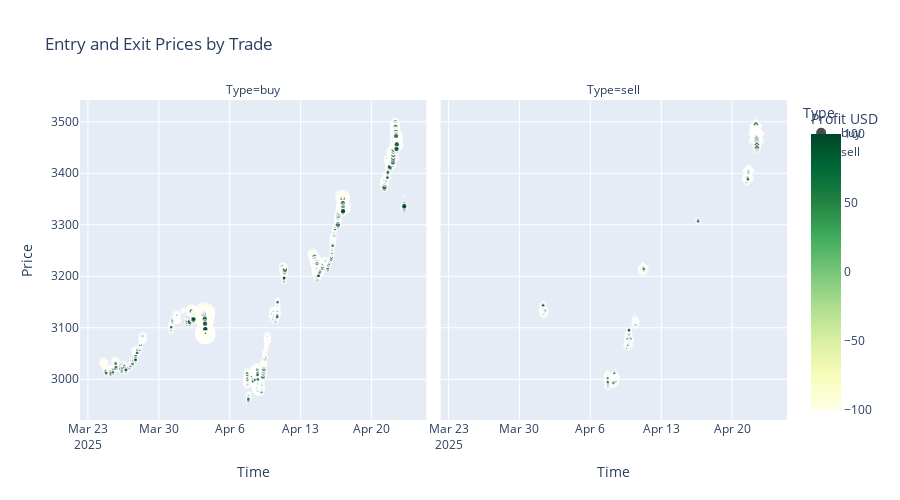

This figure's notebook cell:
### Code cell
import plotly.express as px
import pandas as pd

# Example DataFrame cleanup if not already done
df["Volume"] = pd.to_numeric(df["Volume"], errors="coerce")
df = df[df["Volume"].notna()]

# Melt the dataframe to show both Open and Close price as individual points
df_melted = df.melt(
    id_vars=["Open Time", "Close Time", "Type", "Profit USD"],
    value_vars=["Open Price", "Close Price"],
    var_name="Price Type",
    value_name="Price"
)

# Use Open Time for both points to align them visually
df_melted["Time"] = df_melted.apply(
    lambda row: row["Open Time"] if row["Price Type"] == "Open Price" else row["Close Time"],
    axis=1
)

# Color profit: positive = green, negative = red
df_melted["Profit Color"] = df_melted["Profit USD"].apply(
    lambda x: "green" if x >= 0 else "red")
df_melted["Profit Size"] = df_melted["Profit USD"].apply(
    lambda x: abs(x))

fig = px.scatter(
    df_melted,
    x="Time",
    y="Price",
    color="Profit USD",
    color_continuous_scale='YlGn',
    color_continuous_midpoint=0,  # This centers the color scale at 0
    range_color=[-100, 100],           # Set min/max of color range
    size="Profit Size",
    # color_continuous_scale=["red", "orange", "green"],
    symbol="Type",
    facet_col="Type",
    title="Entry and Exit Prices by Trade",
    hover_data=["Profit USD", "Type"]
)

fig.update_layout(height=500, xaxis_title="Time", yaxis_title="Price")
fig.show()

### Figure 1 — Plotly figure (JSON) as saved in the notebook; plotly's stock layout.template omitted (floating-point values rounded to 4 significant figures; data arrays with more than 128 entries replaced by an {"elided": "..."} marker saying what was removed)
{"data": [{"customdata": {"elided": "4610x2 mixed values"}, "hovertemplate": "Type=%{customdata[1]}<br>Time=%{x}<br>Price=%{y}<br>Profit Size=%{marker.size}<br>Profit USD=%{marker.color}<extra></extra>", "legendgroup": "buy", "marker": {"color": {"elided": "4610 int values"}, "coloraxis": "coloraxis", "size": {"elided": "4610 int values"}, "sizemode": "area", "sizeref": 20.43, "symbol": "circle"}, "mode": "markers", "name": "buy", "showlegend": true, "type": "scattergl", "x": {"elided": "4610 str values"}, "xaxis": "x", "y": {"elided": "4610 float values"}, "yaxis": "y"}, {"customdata": {"elided": "612x2 mixed values"}, "hovertemplate": "Type=%{customdata[1]}<br>Time=%{x}<br>Price=%{y}<br>Profit Size=%{marker.size}<br>Profit USD=%{marker.color}<extra></extra>", "legendgroup": "sell", "marker": {"color": {"elided": "612 int values"}, "coloraxis": "coloraxis", "size": {"elided": "612 int values"}, "sizemode": "area", "sizeref": 20.43, "symbol": "diamond"}, "mode": "markers", "name": "sell", "showlegend": true, "type": "scattergl", "x": {"elided": "612 str values"}, "xaxis": "x2", "y": {"elided": "612 float values"}, "yaxis": "y2"}], "layout": {"annotations": [{"font": {}, "showarrow": false, "text": "Type=buy", "x": 0.245, "xanchor": "center", "xref": "paper", "y": 1, "yanchor": "bottom", "yref": "paper"}, {"font": {}, "showarrow": false, "text": "Type=sell", "x": 0.755, "xanchor": "center", "xref": "paper", "y": 1, "yanchor": "bottom", "yref": "paper"}], "coloraxis": {"cmax": 100, "cmid": 0, "cmin": -100, "colorbar": {"title": {"text": "Profit USD"}}, "colorscale": [[0, "rgb(255,255,229)"], [0.125, "rgb(247,252,185)"], [0.25, "rgb(217,240,163)"], [0.375, "rgb(173,221,142)"], [0.5, "rgb(120,198,121)"], [0.625, "rgb(65,171,93)"], [0.75, "rgb(35,132,67)"], [0.875, "rgb(0,104,55)"], [1, "rgb(0,69,41)"]]}, "height": 500, "legend": {"itemsizing": "constant", "title": {"text": "Type"}, "tracegroupgap": 0}, "title": {"text": "Entry and Exit Prices by Trade"}, "xaxis": {"anchor": "y", "domain": [0, 0.49], "title": {"text": "Time"}}, "xaxis2": {"anchor": "y2", "domain": [0.51, 1], "matches": "x", "title": {"text": "Time"}}, "yaxis": {"anchor": "x", "domain": [0, 1], "title": {"text": "Price"}}, "yaxis2": {"anchor": "x2", "domain": [0, 1], "matches": "y", "showticklabels": false}}}
